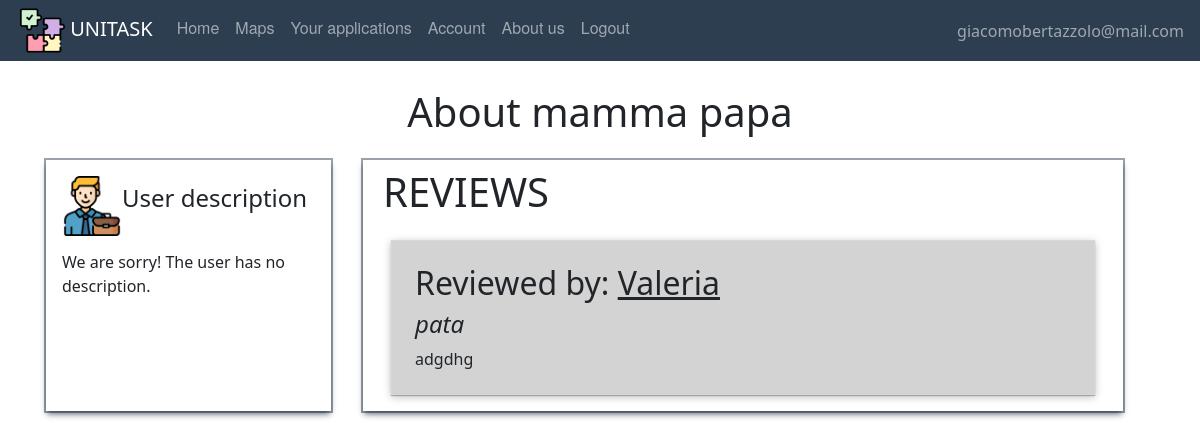
Before: /showreviews/5/0 (signed in) with the older database file.
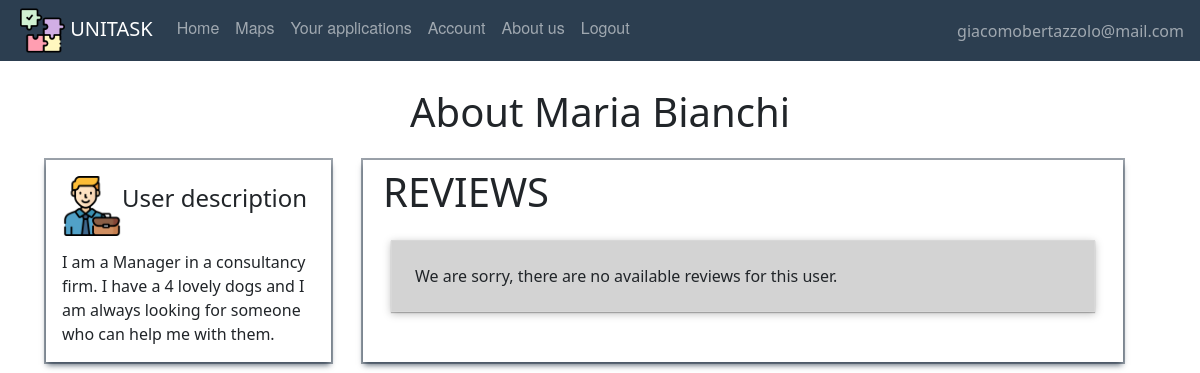
After: the same page with the newer database file.
### website/models.py (models this page shows)
class User(db.Model, UserMixin):
    id = db.Column(db.Integer, primary_key=True)
    email = db.Column(db.String(150), unique=True)
    password = db.Column(db.String(150))
    first_name = db.Column(db.String(150))
    surname = db.Column(db.String(150))
    description = db.Column(db.String(200))
    type = db.Column(db.String(20))
    reviewsposted = db.relationship('Review', foreign_keys='Review.id_reviewer',
                                    backref='author')
    reviewsreceived = db.relationship('Review', foreign_keys='Review.id_reviewed',
                                      backref='received')
    __mapper_args__ = {
        'polymorphic_on': type,
        'polymorphic_identity': 'user',
    }

class Review(db.Model, UserMixin):
    id = db.Column(db.Integer, primary_key=True)
    title = db.Column(db.String(150))
    text = db.Column(db.String(150))
    date = db.Column(db.DateTime(timezone=True), default=func.now)
    id_reviewer = db.Column(db.Integer, db.ForeignKey('user.id'))
    id_reviewed = db.Column(db.Integer, db.ForeignKey('user.id'))
    task_id = db.Column(db.Integer, db.ForeignKey('offer.id'))

### website/user/routes.py (the view)
@users.route('/showreviews/<user_id>/<task_id>', methods=['GET', 'POST'])
@login_required
def showreviews(user_id, task_id):
    if current_user.type == 'adult':
        reviewed = User.query.filter(User.id == user_id).first()
        var = current_user.reviewsreceived
        recensioni = Review.query.filter(Review.id_reviewed == user_id).all()
        return render_template("user/listofreview.html", user=current_user, recensioni=recensioni, reviewed=reviewed,
                               task_id=task_id)
    else:
        reviewed = User.query.filter(User.id == user_id).first()
        recensioni = Review.query.filter(Review.id_reviewed == user_id).all()
        return render_template("user/listofreview.html", user=current_user, recensioni=recensioni, reviewed=reviewed,
                               task_id=0)

### website/templates/user/listofreview.html (shortened to what this page needs)
{% extends "base.html" %}
{% block content %}
    <br/>
    <h1 align="center">About {{ reviewed.first_name }} {{ reviewed.surname }}</h1>
    <div class="container">
        <div class="row">
            <div align="center" class="col-3 profile-box m-3 p-3">
                <div style="display:inline">
                    <div style="position:relative; float:left">
                        {% if user.type=='student' %}
                            <img align="left" width="60" height="60" alt="usertype"
                                 src="/static/images/pic/worker.png"/>
                        {% elif user.type=='adult' %}
                            <img align="left" width="60" height="60" alt="usertype"
                                 src="/static/images/pic/student.png"/>
                        {% endif %}
                    </div>
                    <div style="position:relative; float:left;">
                        <h4 style="padding-top:8px;">User description</h4>
                    </div>
                </div>
                <br/><br/><br/>
                <div style="margin:2px 0px 0px 0px">
                    <div align="left">
                        {% if reviewed.description != None %}
                            <div class="profileDescription">
                                {{ reviewed.description }}
                            </div>
                        {% else %}
                            We are sorry! The user has no description.
                        {% endif %}
                    </div>
                </div>
            </div>
            <div class="col-8 reviews-box m-3">
                <h1 align="left" class="p-2">REVIEWS </h1>
                {% if reviewed.reviewsreceived|length !=0 %}
                    {% for recens in reviewed.reviewsreceived %}
                        <div class="box-review">
                            <h2>Reviewed by: <span class="review-author"> {{ recens.author.first_name }}</span></h2>
                            <h4 class="review-title">{{ recens.title }}</h4>
                            {{ recens.text }}
                        </div>
                    {% endfor %}
                {% else %}
                    <div class="box-review">
                        We are sorry, there are no available reviews for this user.
                    </div>
                {% endif %}
            </div>
        </div>
    </div>
{% endblock %}

### website/templates/base.html (shortened to what this page needs)
<!DOCTYPE html>
<html lang="">
  <head>
      <link href="/static/css/style.css" rel="stylesheet">
      <link href="https://cdn.jsdelivr.net/npm/bootstrap@5.0.2/dist/css/bootstrap.min.css" rel="stylesheet">
  <link href="https://netdna.bootstrapcdn.com/font-awesome/3.2.1/css/font-awesome.css" rel="stylesheet">
  </head>
  <body>
  <nav class="navbar fixed-top navbar-expand-lg navbar-dark">
    <ul class="navbar-nav mr-auto">
    <li>
    <a style="padding-left:1em;" class="navbar-brand" href="#">
        <img src="/static/images/pic/puzzle.png" width="45" height="45"/>
        UNITASK
    </a></li>
            {% if user.is_authenticated %}
                {% if user.type=='adult' %}
                    <li class="nav-item"><a class="nav-link" id="home" href="/">Home</a></li>
                    <li class="nav-item"><a class="nav-link" id="posttask" href="{{ url_for('adults.posttask') }}">Post a Task</a></li>
                    <li class="nav-item"><a class="nav-link" id="offer" href="{{ url_for('adults.taskpending') }}">Task Pending</a></li>
                    <li class="nav-item"><a class="nav-link" id="account" href="{{ url_for('users.account') }}">Account</a></li>
                    <li class="nav-item"><a class="nav-link" id="aboutus" href="{{ url_for('users.about_us') }}">About us</a></li>
                    <li class="nav-item"><a class="nav-link" id="logout" href="{{ url_for('auth.logout') }}">Logout</a></li>
                    {% elif user.type=='student' %}
                    <li class="nav-item"><a class="nav-link" id="offer" href="{{ url_for('students.offer') }}">Home</a></li>
                    <li class="nav-item"><a class="nav-link" id="maps" href="{{ url_for('students.maps') }}">Maps</a>
                    <li class="nav-item"><a class="nav-link" id="applications" href="{{ url_for('students.listapplications') }}">Your applications</a></li>
                    <li class="nav-item"><a class="nav-link" id="account" href="{{ url_for('users.account') }}">Account</a></li>
                    <li class="nav-item"><a class="nav-link" id="aboutus" href="{{ url_for('users.about_us') }}">About us</a></li>
                    <li class="nav-item"><a class="nav-link" id="logout" href="{{ url_for('auth.logout') }}">Logout</a></li>
                    {% endif %}
                </ul>
                <ul class="navbar-nav ms-auto">
                <li class="nav-item">
                    <span style="padding-right:1em;" class="navbar-text d-flex justify-content-end">
                     {{ user.email}}
                       </span>
                </li>
                </ul>
            {% endif %}
</nav>
    {% block content %}
    {% endblock %}
  </body>
</html>

### website/static/css/style.css (style rules this page uses)
body { padding-top:4em; }
.navbar { list-style-type: none; margin: 0; padding: 0; overflow: hidden; background-color: #2c3e50; }
.nav-link { display: block; color: white; text-align: center; padding: 14px 16px; text-decoration: none; font-family: "Helvetica Neue", Helvetica, Arial, sans-serif; }
.profile-box { box-shadow: rgba(6, 24, 44, 0.4) 0px 0px 0px 2px, rgba(6, 24, 44, 0.65) 0px 4px 6px -1px, rgba(255, 255, 255, 0.08) 0px 1px 0px inset; }
.reviews-box { box-shadow: rgba(6, 24, 44, 0.4) 0px 0px 0px 2px, rgba(6, 24, 44, 0.65) 0px 4px 6px -1px, rgba(255, 255, 255, 0.08) 0px 1px 0px inset; }
.box-review { background-color: lightgrey; box-shadow: rgba(0, 0, 0, 0.25) 0px 0.0625em 0.0625em, rgba(0, 0, 0, 0.25) 0px 0.125em 0.5em, rgba(255, 255, 255, 0.1) 0px 0px 0px 1px inset; margin:1em; padding: 1.5em; }

Changed rows visible on the page:
removed Review: author.first_name "Valeria", title "pata", text "adgdhg"
changed User: first_name "mamma" → "Maria"; surname "papa" → "Bianchi"; description (not shown) → "I am a Manager in a consultancy firm. I have a 4 lovely dogs and I am always looking for someone who can help me with them."
Other visible differences:
text no longer shown: "We are sorry! The user has no description."
text now shown: "We are sorry, there are no available reviews for this user."
